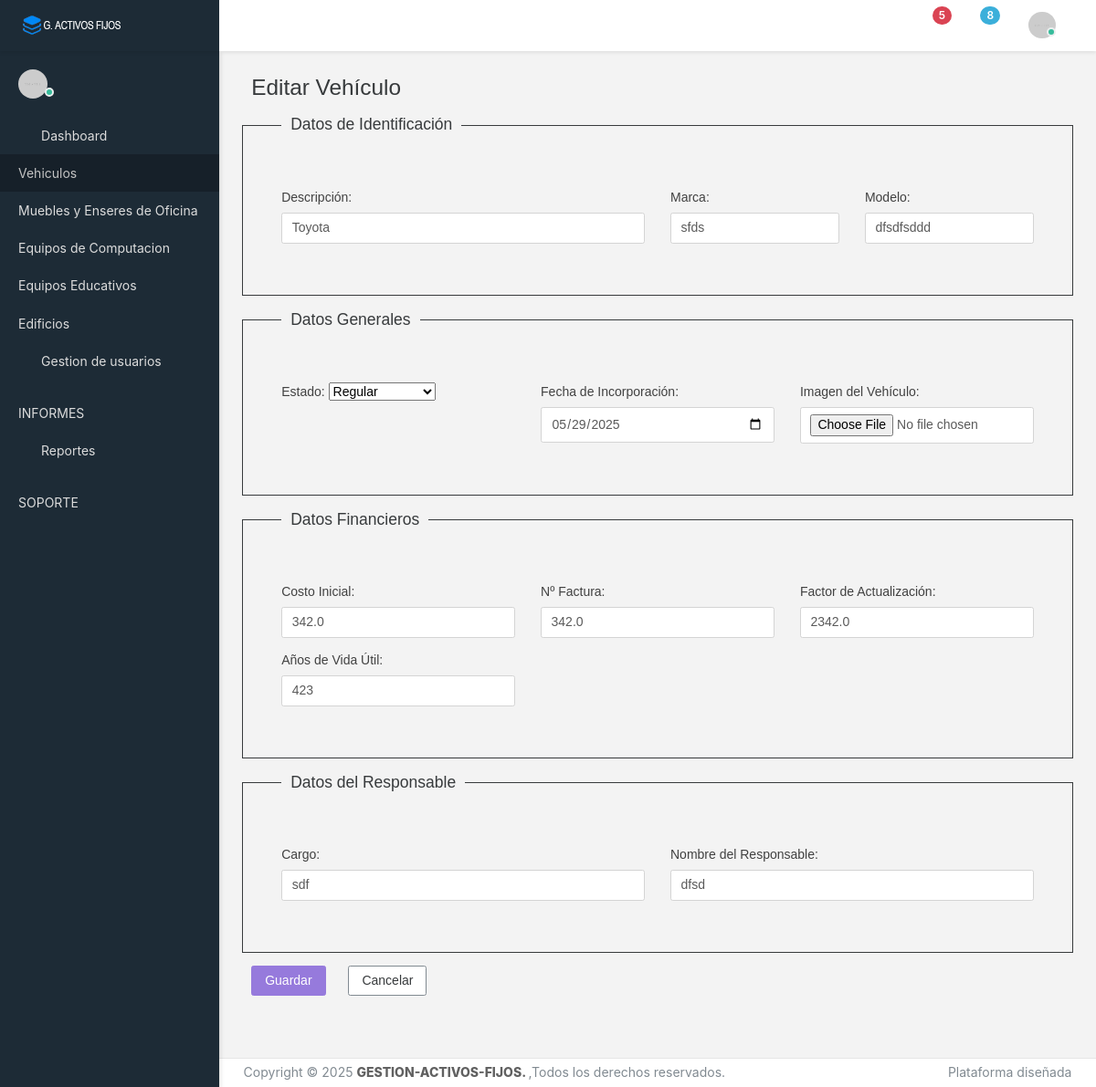
The app's page /vehiculos/edit/1, older data.
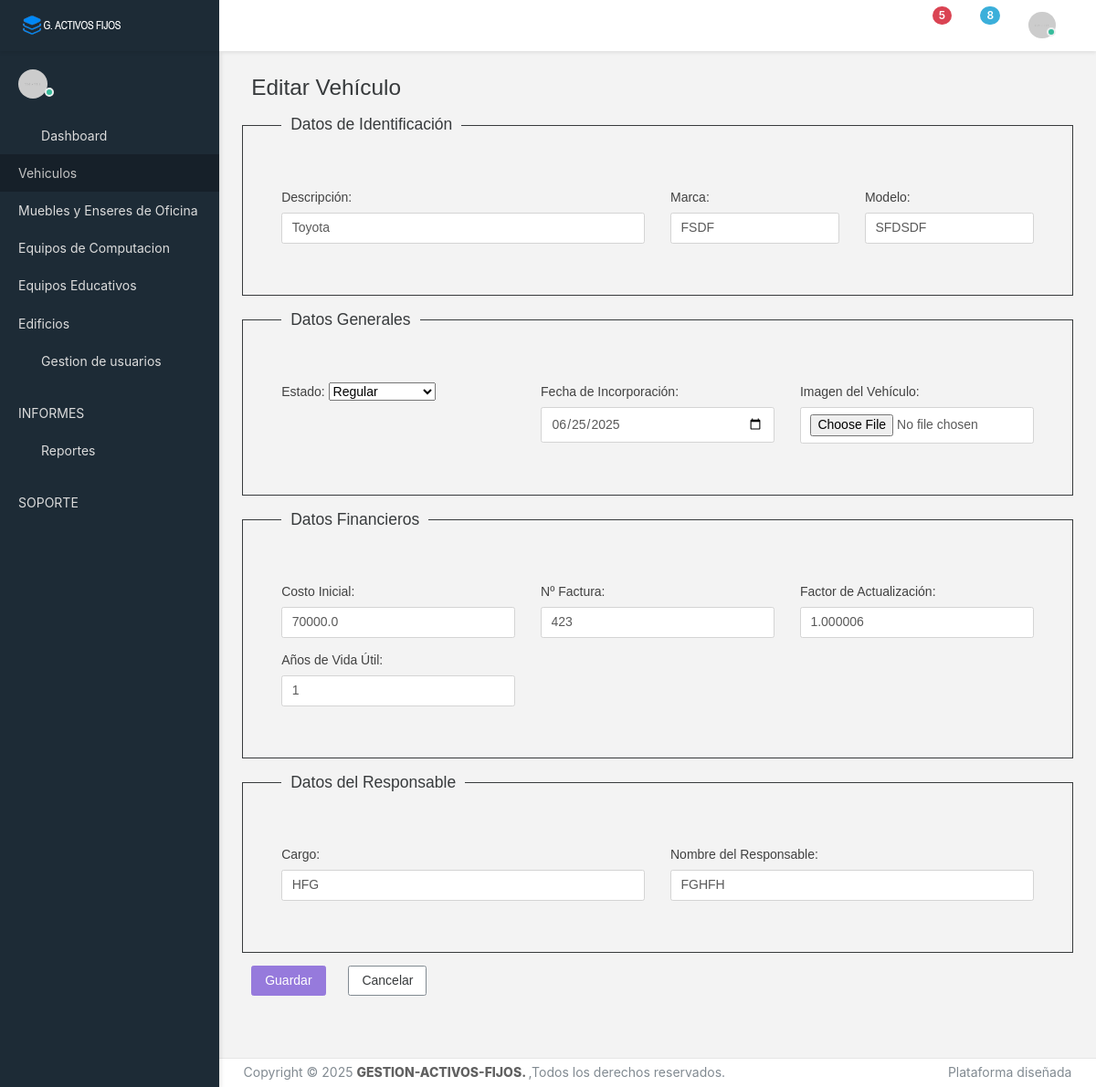
The same page, newer data.
### models/vehiculos_automotores_model.py (models this page shows, shortened)
class Vehiculo(db.Model):
    __tablename__ = 'vehiculos'
    id = db.Column(db.Integer, primary_key=True)
    descripcion = db.Column(db.String(100), nullable=False)
    marca = db.Column(db.String(50), nullable=False)
    modelo = db.Column(db.String(50), nullable=False)
    estado = db.Column(db.String(30), nullable=False)
    costo_inicial = db.Column(db.Float, nullable=False)
    fecha_incorporacion = db.Column(db.Date, nullable=False)
    factura = db.Column(db.Integer, nullable=False)
    años_vida_util = db.Column(db.Integer, nullable=False)
    factor_de_actualizacion = db.Column(db.Float, nullable=False)
    imagen = db.Column(db.String(255))
    cargo = db.Column(db.String(100))
    responsable = db.Column(db.String(100))
    user_id = db.Column(db.Integer, db.ForeignKey('users.id'), nullable=False)
    @classmethod
    def get_by_id(cls, id_vehiculo):
        return cls.query.filter_by(id=id_vehiculo).first()

### controllers/vehiculos_automotores_controller.py (the view, shortened to what this page needs)
@vehiculo_bp.route('/edit/<int:id>', methods=['GET', 'POST'])
def edit(id):
    vehiculo = Vehiculo.get_by_id(id)
    return vehiculos_automotores_view.edit(vehiculo)

### app.py (called while the page is built)
@app.context_processor
def utility_functions():
    def is_active(path):
        return 'active' if request.path.startswith(path) else ''
    return dict(is_active=is_active)

### views/vehiculos_automotores_view.py (called while the page is built)
def edit(vehiculo):
    return render_template('vehiculos_automotores/edit.html', vehiculo=vehiculo)

### templates/vehiculos_automotores/edit.html (shortened to what the changed rows need)
{% extends 'base.html' %}
{% block content %}
<link href="{{ url_for('static', filename='css/style3.css') }}" rel="stylesheet">
<div class="content">
    <div class="content-wrapper">
        <h2 class="mb-4">Editar Vehículo</h2>
        <form method="post" enctype="multipart/form-data">
            <fieldset class="border p-3 mb-4">
                <div class="row">
                    <div class="col-md-6">
                        <label for="descripcion" class="form-label">Descripción:</label>
                        <input type="text" class="form-control" id="descripcion" name="descripcion" required
                            value="{{ vehiculo.descripcion }}">
                    </div>
                    <div class="col-md-3">
                        <label for="marca" class="form-label">Marca:</label>
                        <input type="text" class="form-control" id="marca" name="marca" required
                            value="{{ vehiculo.marca }}">
                    </div>
                    <div class="col-md-3">
                        <label for="modelo" class="form-label">Modelo:</label>
                        <input type="text" class="form-control" id="modelo" name="modelo" required
                            value="{{ vehiculo.modelo }}">
                    </div>
                </div>
            </fieldset>
            <fieldset class="border p-3 mb-4">
                <div class="row">
                    <div class="col-md-4">
                        <label for="estado" class="form-label">Estado:</label>
                        <select class="form-select" id="estado" name="estado" required>
                            <option value="Regular" {% if vehiculo.estado=='Regular' %}selected{% endif %}>Regular
                            </option>
                        </select>
                    </div>
                    <div class="col-md-4">
                        <label for="fecha_incorporacion" class="form-label">Fecha de Incorporación:</label>
                        <input type="date" class="form-control" id="fecha_incorporacion" name="fecha_incorporacion"
                            required
                            value="{{ vehiculo.fecha_incorporacion.strftime('%Y-%m-%d') if vehiculo.fecha_incorporacion }}">
                    </div>
                </div>
            </fieldset>
            <fieldset class="border p-3 mb-4">
                <div class="row">
                    <div class="col-md-4">
                        <label for="costo_inicial" class="form-label">Costo Inicial:</label>
                        <input type="number" step="0.01" class="form-control" id="costo_inicial" min="0"
                            name="costo_inicial" required value="{{ vehiculo.costo_inicial }}">
                    </div>
                    <div class="col-md-4">
                        <label for="factura" class="form-label">Nº Factura:</label>
                        <input type="number" step="0.01" class="form-control" id="factura" min="0" name="factura"
                            required value="{{ vehiculo.factura }}">
                    </div>
                    <div class="col-md-4">
                        <label for="factor_de_actualizacion" class="form-label">Factor de Actualización:</label>
                        <input type="number" step="0.00000001" class="form-control" id="factor_de_actualizacion" min="0"
                            name="factor_de_actualizacion" required value="{{ vehiculo.factor_de_actualizacion }}">
                    </div>
                    <div class="col-md-4">
                        <label for="años_vida_util" class="form-label">Años de Vida Útil:</label>
                        <input type="number" class="form-control" id="años_vida_util" name="años_vida_util" min="1"
                            required value="{{ vehiculo.años_vida_util }}">
                    </div>
                </div>
            </fieldset>
            <fieldset class="border p-3 mb-4">
                <div class="row">
                    <div class="col-md-6">
                        <label for="cargo" class="form-label">Cargo:</label>
                        <input type="text" class="form-control" id="cargo" name="cargo" value="{{ vehiculo.cargo }}">
                    </div>
                    <div class="col-md-6">
                        <label for="responsable" class="form-label">Nombre del Responsable:</label>
                        <input type="text" class="form-control" id="responsable" name="responsable"
                            value="{{ vehiculo.responsable }}">
                    </div>
                </div>
            </fieldset>
            <br>
            <br>
            <br>
        </form>
    </div>
</div>
{% endblock %}

Row changes from the older to the newer data that the page shows:
changed Vehiculo "Toyota": marca "sfds" → "FSDF"; modelo "dfsdfsddd" → "SFDSDF"; fecha_incorporacion "05/29/2025" → "06/25/2025"; costo_inicial "342.0" → "70000.0"; factura "342.0" → "423"; factor_de_actualizacion "2342.0" → "1.000006"; años_vida_util "423" → "1"; cargo "sdf" → "HFG"; responsable "dfsd" → "FGHFH"
